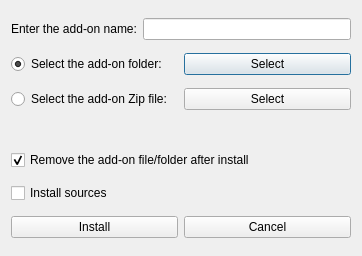
<?xml version="1.0" encoding="UTF-8"?>
<ui version="4.0">
 <class>InstallDialog</class>
 <widget class="QDialog" name="InstallDialog">
  <property name="geometry">
   <rect>
    <x>0</x>
    <y>0</y>
    <width>362</width>
    <height>256</height>
   </rect>
  </property>
  <property name="windowTitle">
   <string>Install an add-on</string>
  </property>
  <property name="windowIcon">
   <iconset>
    <normaloff>:/res/res/icon/Orbiter.ico</normaloff>:/res/res/icon/Orbiter.ico</iconset>
  </property>
  <layout class="QVBoxLayout" name="verticalLayout">
   <item>
    <layout class="QHBoxLayout" name="nameLayout">
     <item>
      <widget class="QLabel" name="nameLabel">
       <property name="text">
        <string>Enter the add-on name:</string>
       </property>
      </widget>
     </item>
     <item>
      <widget class="QLineEdit" name="nameEdit"/>
     </item>
    </layout>
   </item>
   <item>
    <layout class="QHBoxLayout" name="folderLayout">
     <item>
      <widget class="QRadioButton" name="folderRadio">
       <property name="text">
        <string>Select the add-on folder:</string>
       </property>
       <property name="checked">
        <bool>true</bool>
       </property>
      </widget>
     </item>
     <item>
      <widget class="QPushButton" name="folderButton">
       <property name="text">
        <string>Select</string>
       </property>
      </widget>
     </item>
    </layout>
   </item>
   <item>
    <layout class="QHBoxLayout" name="fileLayout">
     <item>
      <widget class="QRadioButton" name="fileRadio">
       <property name="text">
        <string>Select the add-on Zip file:</string>
       </property>
      </widget>
     </item>
     <item>
      <widget class="QPushButton" name="fileButton">
       <property name="text">
        <string>Select</string>
       </property>
      </widget>
     </item>
    </layout>
   </item>
   <item>
    <widget class="QLabel" name="pathLabel">
     <property name="sizePolicy">
      <sizepolicy hsizetype="Fixed" vsizetype="Fixed">
       <horstretch>0</horstretch>
       <verstretch>0</verstretch>
      </sizepolicy>
     </property>
     <property name="text">
      <string/>
     </property>
    </widget>
   </item>
   <item>
    <widget class="QCheckBox" name="remCheck">
     <property name="toolTip">
      <string/>
     </property>
     <property name="text">
      <string>Remove the add-on file/folder after install</string>
     </property>
     <property name="checked">
      <bool>true</bool>
     </property>
    </widget>
   </item>
   <item>
    <widget class="QCheckBox" name="sourcesCheck">
     <property name="toolTip">
      <string>Don't install Orbitersdk and Sources folders</string>
     </property>
     <property name="text">
      <string>Install sources</string>
     </property>
    </widget>
   </item>
   <item>
    <layout class="QHBoxLayout" name="buttonsLayout">
     <item>
      <widget class="QPushButton" name="installButton">
       <property name="text">
        <string>Install</string>
       </property>
      </widget>
     </item>
     <item>
      <widget class="QPushButton" name="cancelButton">
       <property name="text">
        <string>Cancel</string>
       </property>
      </widget>
     </item>
    </layout>
   </item>
  </layout>
 </widget>
 <resources/>
 <connections/>
</ui>
